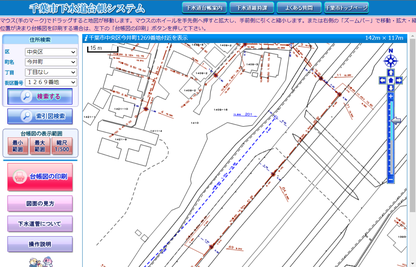
#> input picture image/B-1.png, 416 x 267 px, shrunk from 1295 x 832 before the run
$ python C-1.py
#> lines starting #> are read from the running program, lines starting #| are printed output that depends on the picture
from PIL import Image
import os
# PDF変換
Chiba_Gesui = Image.open(os.path.join(os.path.abspath(os.path.dirname(__file__)), 'image/B-1.png'))
#> Chiba_Gesui is the input picture: PIL image 416x267 RGBA; mean R, G, B, A 217.8, 220.3, 231.6, 255
CG1 = Chiba_Gesui.convert("RGB")
pdfPath1 = os.path.join(os.path.abspath(os.path.dirname(__file__)), 'pdf/CG1.pdf')
CG1.save(pdfPath1)

Chiba_Doro = Image.open(os.path.join(os.path.abspath(os.path.dirname(__file__)), 'image/B-2.png'))
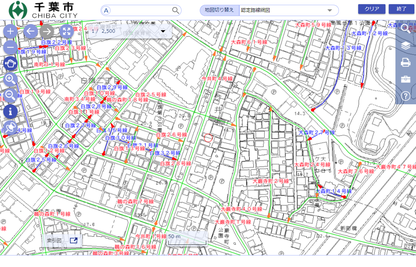
#> input picture image/B-2.png, 416 x 267 px, shrunk from 1295 x 832 before the run
#> Chiba_Doro is the input picture: PIL image 416x267 RGBA; mean R, G, B, A 222.2, 222.9, 223.6, 255
CG2 = Chiba_Doro.convert("RGB")
pdfPath2 = os.path.join(os.path.abspath(os.path.dirname(__file__)), 'pdf/CG2.pdf')
CG2.save(pdfPath2)

Saitama_Gesui = Image.open(os.path.join(os.path.abspath(os.path.dirname(__file__)), 'image/B-3.png'))
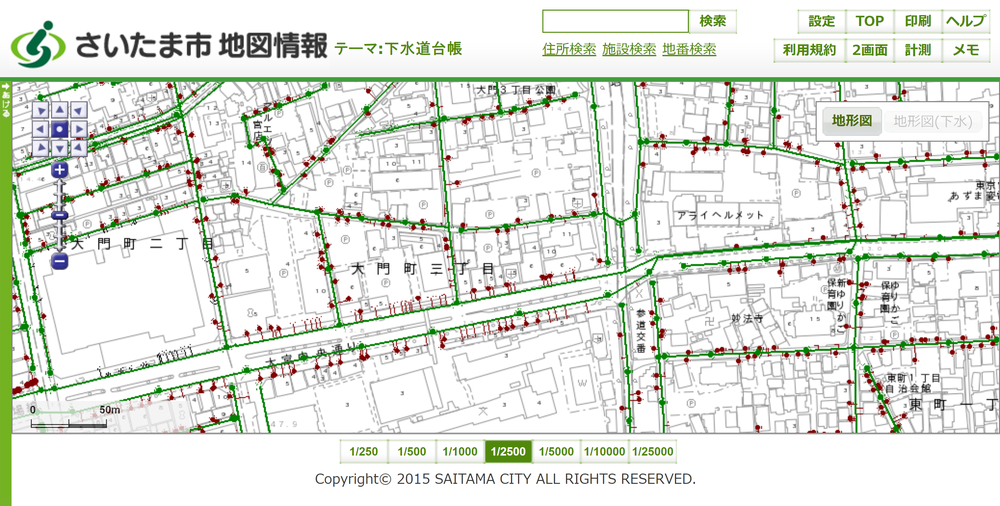
#> input picture image/B-3.png, 1000 x 506 px, shrunk from 3114 x 1575 before the run
#> Saitama_Gesui is the input picture: PIL image 1000x506 RGBA; mean R, G, B, A 224.6, 228.8, 221.3, 255
CG3 = Saitama_Gesui.convert("RGB")
pdfPath3 = os.path.join(os.path.abspath(os.path.dirname(__file__)), 'pdf/CG3.pdf')
CG3.save(pdfPath3)

Saitama_Doro = Image.open(os.path.join(os.path.abspath(os.path.dirname(__file__)), 'image/B-4.png'))
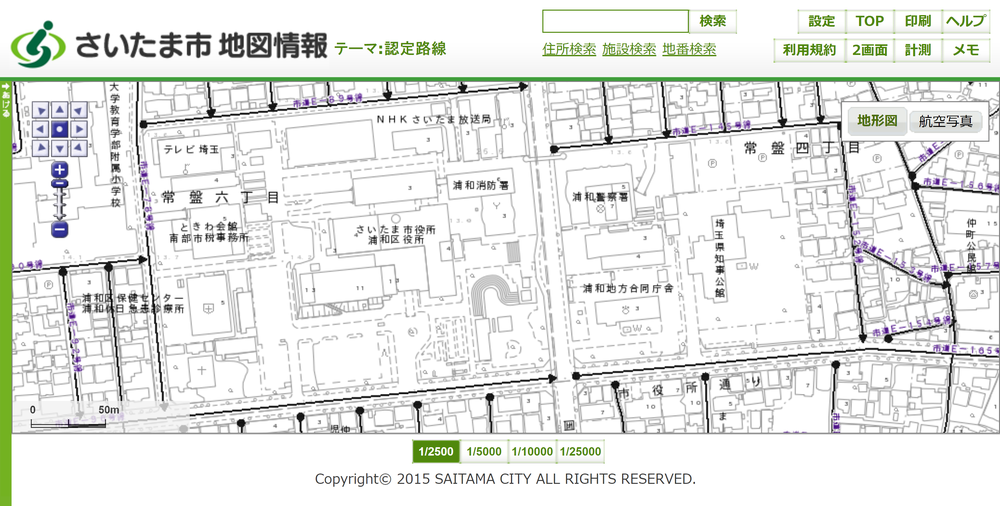
#> input picture image/B-4.png, 1000 x 506 px, shrunk from 3114 x 1575 before the run
#> Saitama_Doro is the input picture: PIL image 1000x506 RGBA; mean R, G, B, A 230.3, 232.1, 229.2, 255
CG4 = Saitama_Doro.convert("RGB")
pdfPath4 = os.path.join(os.path.abspath(os.path.dirname(__file__)), 'pdf/CG4.pdf')
CG4.save(pdfPath4)
